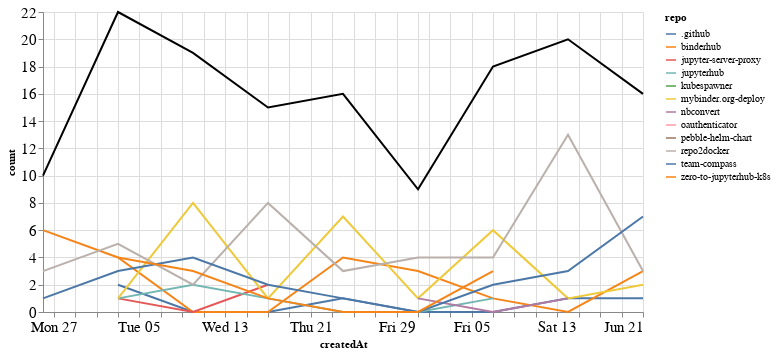

Notebook code for this chart:
### Markdown cell above
## Comments

### Code cell
comments_time = comments.groupby('repo').resample('W', on='createdAt').count()['author'].reset_index()
comments_time = comments_time.rename(columns={'author': 'count'})
comments_time_total = comments_time.groupby('createdAt').agg({"count": "sum"}).reset_index()
ch1 = alt.Chart(comments_time, width=600).mark_line().encode(
    x='createdAt',
    y='count',
    color='repo',
    tooltip="repo"
)

ch2 = alt.Chart(comments_time_total, width=600).mark_line(color="black").encode(
    x='createdAt',
    y='count',
)

ch1 + ch2

### Figure 1 — Vega-Lite specification as saved in the notebook (floating-point values rounded to 4 significant figures)
{"config": {"axisLeft": {"labelFontSize": 15}, "axisBottom": {"labelFontSize": 15}}, "layer": [{"data": {"name": "data-d27f94385a3e5340711111113997d090"}, "mark": "line", "encoding": {"color": {"type": "nominal", "field": "repo"}, "tooltip": {"type": "nominal", "field": "repo"}, "x": {"type": "temporal", "field": "createdAt"}, "y": {"type": "quantitative", "field": "count"}}, "width": 600}, {"data": {"name": "data-8d6edb0a62e5cd0cfdb5128e54a10124"}, "mark": {"type": "line", "color": "black"}, "encoding": {"x": {"type": "temporal", "field": "createdAt"}, "y": {"type": "quantitative", "field": "count"}}, "width": 600}], "$schema": "https://vega.github.io/schema/vega-lite/v4.8.1.json", "datasets": {"data-d27f94385a3e5340711111113997d090": [{"repo": ".github", "createdAt": "2020-05-03T00:00:00", "count": 2}, {"repo": ".github", "createdAt": "2020-05-10T00:00:00", "count": 0}, {"repo": ".github", "createdAt": "2020-05-17T00:00:00", "count": 0}, {"repo": ".github", "createdAt": "2020-05-24T00:00:00", "count": 1}, {"repo": ".github", "createdAt": "2020-05-31T00:00:00", "count": 0}, {"repo": ".github", "createdAt": "2020-06-07T00:00:00", "count": 0}, {"repo": ".github", "createdAt": "2020-06-14T00:00:00", "count": 1}, {"repo": ".github", "createdAt": "2020-06-21T00:00:00", "count": 1}, {"repo": "binderhub", "createdAt": "2020-04-26T00:00:00", "count": 6}, {"repo": "binderhub", "createdAt": "2020-05-03T00:00:00", "count": 4}, {"repo": "binderhub", "createdAt": "2020-05-10T00:00:00", "count": 0}, {"repo": "binderhub", "createdAt": "2020-05-17T00:00:00", "count": 0}, {"repo": "binderhub", "createdAt": "2020-05-24T00:00:00", "count": 4}, {"repo": "binderhub", "createdAt": "2020-05-31T00:00:00", "count": 3}, {"repo": "binderhub", "createdAt": "2020-06-07T00:00:00", "count": 1}, {"repo": "binderhub", "createdAt": "2020-06-14T00:00:00", "count": 0}, {"repo": "binderhub", "createdAt": "2020-06-21T00:00:00", "count": 3}, {"repo": "jupyter-server-proxy", "createdAt": "2020-05-03T00:00:00", "count": 1}, {"repo": "jupyter-server-proxy", "createdAt": "2020-05-10T00:00:00", "count": 0}, {"repo": "jupyter-server-proxy", "createdAt": "2020-05-17T00:00:00", "count": 2}, {"repo": "jupyterhub", "createdAt": "2020-05-03T00:00:00", "count": 1}, {"repo": "jupyterhub", "createdAt": "2020-05-10T00:00:00", "count": 2}, {"repo": "jupyterhub", "createdAt": "2020-05-17T00:00:00", "count": 1}, {"repo": "jupyterhub", "createdAt": "2020-05-24T00:00:00", "count": 0}, {"repo": "jupyterhub", "createdAt": "2020-05-31T00:00:00", "count": 0}, {"repo": "jupyterhub", "createdAt": "2020-06-07T00:00:00", "count": 1}, {"repo": "kubespawner", "createdAt": "2020-06-14T00:00:00", "count": 1}, {"repo": "mybinder.org-deploy", "createdAt": "2020-05-03T00:00:00", "count": 1}, {"repo": "mybinder.org-deploy", "createdAt": "2020-05-10T00:00:00", "count": 8}, {"repo": "mybinder.org-deploy", "createdAt": "2020-05-17T00:00:00", "count": 1}, {"repo": "mybinder.org-deploy", "createdAt": "2020-05-24T00:00:00", "count": 7}, {"repo": "mybinder.org-deploy", "createdAt": "2020-05-31T00:00:00", "count": 1}, {"repo": "mybinder.org-deploy", "createdAt": "2020-06-07T00:00:00", "count": 6}, {"repo": "mybinder.org-deploy", "createdAt": "2020-06-14T00:00:00", "count": 1}, {"repo": "mybinder.org-deploy", "createdAt": "2020-06-21T00:00:00", "count": 2}, {"repo": "nbconvert", "createdAt": "2020-05-31T00:00:00", "count": 1}, {"repo": "nbconvert", "createdAt": "2020-06-07T00:00:00", "count": 0}, {"repo": "nbconvert", "createdAt": "2020-06-14T00:00:00", "count": 1}, {"repo": "oauthenticator", "createdAt": "2020-05-03T00:00:00", "count": 1}, {"repo": "pebble-helm-chart", "createdAt": "2020-06-07T00:00:00", "count": 1}, {"repo": "repo2docker", "createdAt": "2020-04-26T00:00:00", "count": 3}, {"repo": "repo2docker", "createdAt": "2020-05-03T00:00:00", "count": 5}, {"repo": "repo2docker", "createdAt": "2020-05-10T00:00:00", "count": 2}, {"repo": "repo2docker", "createdAt": "2020-05-17T00:00:00", "count": 8}, {"repo": "repo2docker", "createdAt": "2020-05-24T00:00:00", "count": 3}, {"repo": "repo2docker", "createdAt": "2020-05-31T00:00:00", "count": 4}, {"repo": "repo2docker", "createdAt": "2020-06-07T00:00:00", "count": 4}, {"repo": "repo2docker", "createdAt": "2020-06-14T00:00:00", "count": 13}, {"repo": "repo2docker", "createdAt": "2020-06-21T00:00:00", "count": 3}, {"repo": "team-compass", "createdAt": "2020-04-26T00:00:00", "count": 1}, {"repo": "team-compass", "createdAt": "2020-05-03T00:00:00", "count": 3}, {"repo": "team-compass", "createdAt": "2020-05-10T00:00:00", "count": 4}, {"repo": "team-compass", "createdAt": "2020-05-17T00:00:00", "count": 2}, {"repo": "team-compass", "createdAt": "2020-05-24T00:00:00", "count": 1}, {"repo": "team-compass", "createdAt": "2020-05-31T00:00:00", "count": 0}, {"repo": "team-compass", "createdAt": "2020-06-07T00:00:00", "count": 2}, {"repo": "team-compass", "createdAt": "2020-06-14T00:00:00", "count": 3}, {"repo": "team-compass", "createdAt": "2020-06-21T00:00:00", "count": 7}, {"repo": "zero-to-jupyterhub-k8s", "createdAt": "2020-05-03T00:00:00", "count": 4}, {"repo": "zero-to-jupyterhub-k8s", "createdAt": "2020-05-10T00:00:00", "count": 3}, {"repo": "zero-to-jupyterhub-k8s", "createdAt": "2020-05-17T00:00:00", "count": 1}, {"repo": "zero-to-jupyterhub-k8s", "createdAt": "2020-05-24T00:00:00", "count": 0}, {"repo": "zero-to-jupyterhub-k8s", "createdAt": "2020-05-31T00:00:00", "count": 0}, {"repo": "zero-to-jupyterhub-k8s", "createdAt": "2020-06-07T00:00:00", "count": 3}], "data-8d6edb0a62e5cd0cfdb5128e54a10124": [{"createdAt": "2020-04-26T00:00:00", "count": 10}, {"createdAt": "2020-05-03T00:00:00", "count": 22}, {"createdAt": "2020-05-10T00:00:00", "count": 19}, {"createdAt": "2020-05-17T00:00:00", "count": 15}, {"createdAt": "2020-05-24T00:00:00", "count": 16}, {"createdAt": "2020-05-31T00:00:00", "count": 9}, {"createdAt": "2020-06-07T00:00:00", "count": 18}, {"createdAt": "2020-06-14T00:00:00", "count": 20}, {"createdAt": "2020-06-21T00:00:00", "count": 16}]}}
